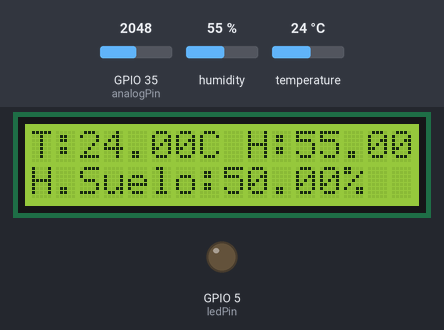
The sketch below on a simulated ESP32. Parts: 16×2 character LCD, output pins drawn as LEDs (lit = HIGH). The test bench sets the inputs (shaded band); at power-on: GPIO 35 (analogPin) = 2048, humidity 55 %, temperature 24 °C. WiFi joins after 1.5 s; servers stay silent unless stated; no MQTT or app messages arrive unless stated; what the sketch prints to the serial monitor is not drawn.

Above: at 3.8 s.
3.9 s: GPIO 35 (analogPin) set to 436
At 8.1 s:
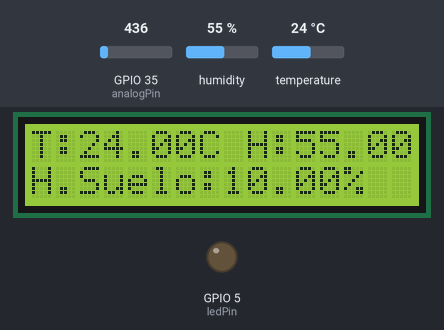
9.5 s: GPIO 35 (analogPin) set to 394
At 14.0 s:
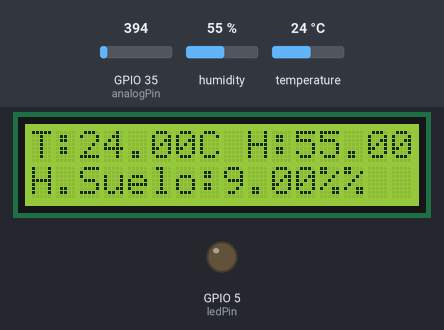
15.1 s: humidity set to 22 %
At 18.7 s:
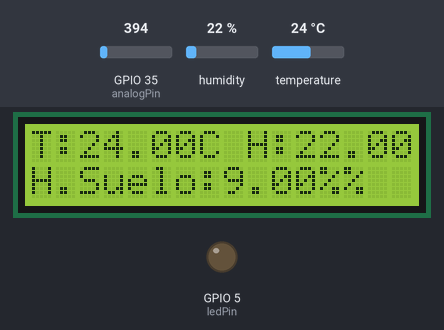
20.7 s: temperature set to 12 °C
At 23.3 s:
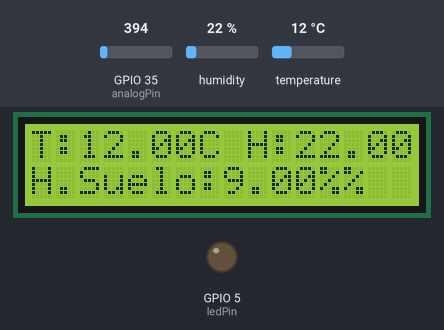
26.3 s: humidity set to 40 %
At 29.2 s:
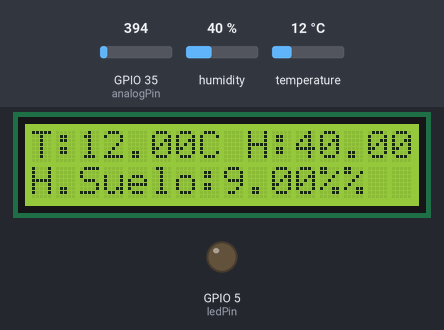
31.9 s: GPIO 35 (analogPin) set to 491
At 33.9 s:
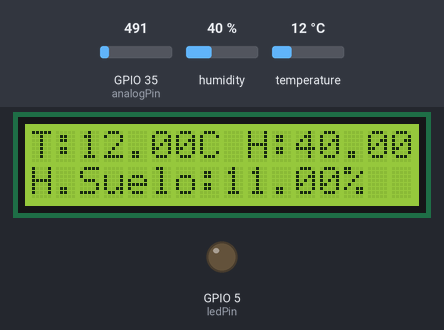
Timing chart, 0 to 35.4 s (numbered marks = the images above; inputs shaded):
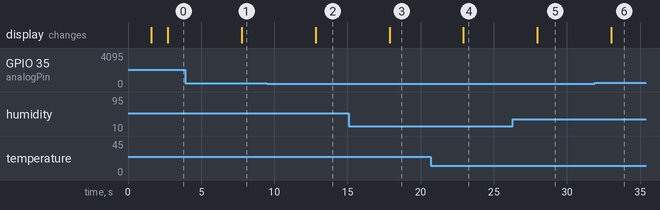

The sketch:

Codigo_Control_Planta_led.ino
```cpp
#include <Wire.h>
#include <LiquidCrystal_I2C.h>
#include <WiFi.h>
#include <PubSubClient.h>
#include <DHT.h>

// Configuración del DHT11
#define DHTPIN 4  // Pin GPIO del sensor DHT11
#define DHTTYPE DHT11

const int ledPin = 5; // GPIO2 conectado al LED
//const float umbralTemperatura = 25.0; // Umbral para encender el "ventilador"

DHT dht(DHTPIN, DHTTYPE);

// Dirección I2C del módulo LCD
LiquidCrystal_I2C lcd(0x27, 16, 2);

// Configuración WiFi
const char* ssid = "test";
const char* password = "test1234";

// Configuración MQTT
const char* mqttServer = "docker.coldspace.cl"; // Dirección IP o dominio del broker MQTT
const int mqttPort = 1883;               // Puerto del broker MQTT
const char* mqttUser = "USUARIO_MQTT";   // Usuario MQTT (opcional)
const char* mqttPassword = "CONTRASEÑA"; // Contraseña MQTT (opcional)
const char* topicHumedadSuelo = "planta/humedadSuelo";
const char* topicHumedadAire = "planta/humedadAire";
const char* topicTemperatura = "planta/te0mperatura";

WiFiClient espClient;
PubSubClient client(espClient);

// Configuración del sensor de humedad del suelo
int analogPin = 35;
int valorMinimo = 0;    // Ajusta según el sensor
int valorMaximo = 4095; // Ajusta según el sensor

void setup() {
  pinMode(ledPin, OUTPUT);
  digitalWrite(ledPin, LOW);
  Serial.begin(1200);

  lcd.init();
  lcd.backlight();
  dht.begin();

  // Conexión WiFi
  WiFi.begin(ssid, password);
  lcd.setCursor(0, 0);
  lcd.print("Conectando WiFi");
  while (WiFi.status() != WL_CONNECTED) {
    delay(500);
    Serial.print(".");
  }
  lcd.clear();
  lcd.print("WiFi conectado");
  delay(1000);

  // Configuración MQTT
  client.setServer(mqttServer, mqttPort);
  conectarMQTT();
}

void conectarMQTT() {
  while (!client.connected()) {
    Serial.println("Conectando a MQTT...");
    if (client.connect("ESP32", mqttUser, mqttPassword)) {
      Serial.println("Conectado a MQTT");
    } else {
      Serial.print("Falló conexión: ");
      Serial.print(client.state());
      delay(2000);
    }
  }
}

void loop() {
  if (!client.connected()) {
    conectarMQTT();
  }
  client.loop();

  // Leer valores de los sensores
  float humedadSuelo = map(analogRead(analogPin), valorMinimo, valorMaximo, 0, 100);
  humedadSuelo = constrain(humedadSuelo, 0, 100);

  float humedadAire = dht.readHumidity();
  float temperatura = dht.readTemperature();


  if (!isnan(humedadAire) && !isnan(temperatura)) {
    // Enviar datos por MQTT
    char mensaje[10];

    //datos publicados
    dtostrf(humedadSuelo, 4, 2, mensaje);
    client.publish(topicHumedadSuelo, mensaje);

    dtostrf(humedadAire, 4, 2, mensaje);
    client.publish(topicHumedadAire, mensaje);

    dtostrf(temperatura, 4, 2, mensaje);
    client.publish(topicTemperatura, mensaje);

    //datos recibidos
    dtostrf(temperatura, 4, 2, mensaje);
    client.subscribe("esp32/led");

     dtostrf(temperatura, 4, 2, mensaje);
    client.subscribe("esp32/led/low");


    if( client.subscribe("esp32/led")) {
      digitalWrite(ledPin, HIGH);
    }

    if (client.subscribe("esp32/led/low")){
      digitalWrite(ledPin, LOW);
    }


    // Mostrar en LCD
    lcd.setCursor(0, 0);
    lcd.print("T:");
    lcd.print(temperatura);
    lcd.print("C H:");
    lcd.print(humedadAire);
    lcd.print("%");

    lcd.setCursor(0, 1);
    lcd.print("H.Suelo:");
    lcd.print(humedadSuelo);
    lcd.print("%");
  } else {
    Serial.println("Error al leer DHT11");
  }

  delay(5000); // Cada 5 segundos
}
```

Measured:
- the behaviour switches between 410 and 409 on GPIO 35 (analogPin) (found by bisection; images 1 and 2)
- after the input at 3.9 s, the display: changes after 3.9 s (image 1)
- after the input at 9.5 s, the display: changes after 3.3 s (image 2)
- after the input at 15.1 s, the display: changes after 2.8 s (image 3)
- after the input at 20.7 s, the display: changes after 2.2 s (image 4)
- after the input at 26.3 s, the display: changes after 1.7 s (image 5)
- after the input at 31.9 s, the display: changes after 1.1 s (image 6)
